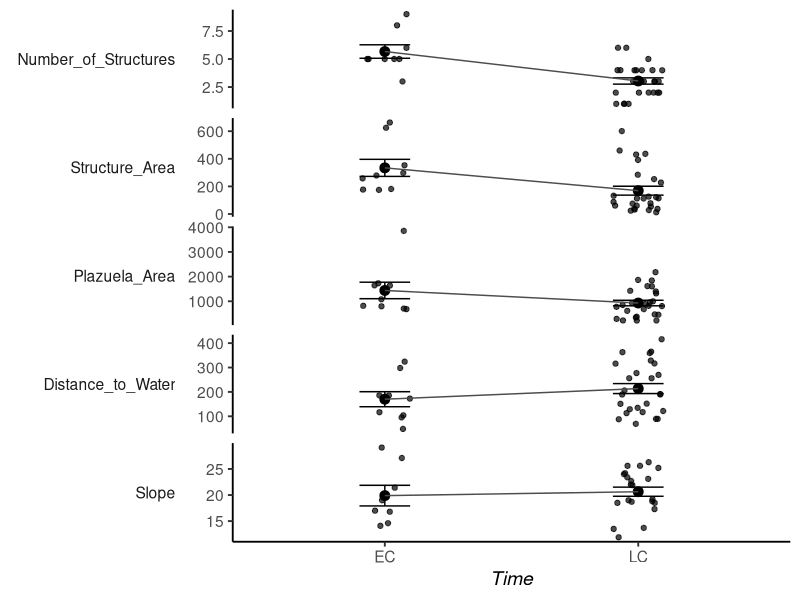
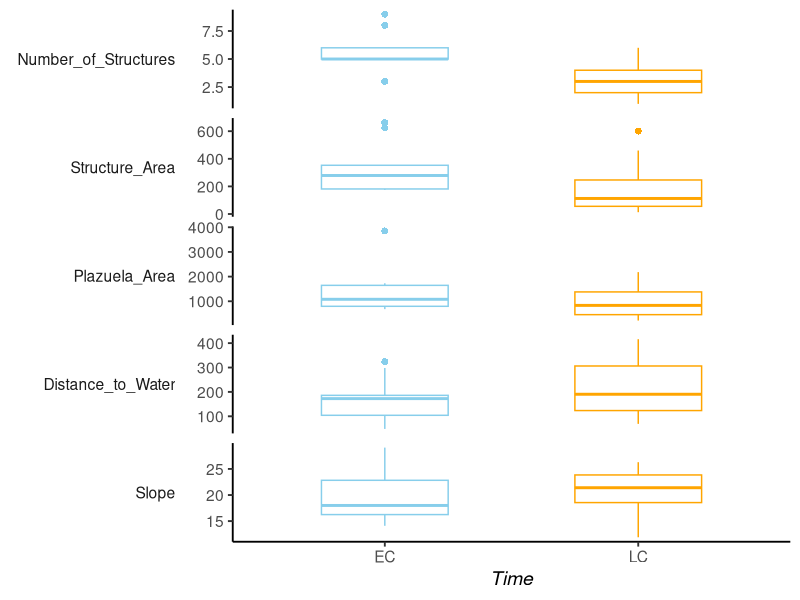

These figures' R source, in order: (Note: this script raises an error after producing the figures.)
#DESCRIPTIVE AND INFERENTIAL

# === Load Required Libraries ===
library(readxl)    # For reading Excel files
library(ggplot2)   # For creating plots and visualizations
library(dplyr)     # For data manipulation (filtering, mutating, etc.)
library(tidyr)     # For reshaping data (e.g., pivoting)

# === Load and Clean the Data ===
ix_data <- read_excel("MOESM14.xlsx")  # Load Excel spreadsheet containing raw data (ensure correct file path)

# Process and clean the data for plotting
ix_clean <- ix_data |>
  mutate(fnd = toupper(fnd)) |>                        # Convert the 'fnd' column (time periods) to uppercase for consistency
  filter(fnd %in% c("EC", "LC")) |>                    # Keep only Early Classic (EC) and Late Classic (LC) periods
  select(fnd,                                          # Select only the relevant variables needed for analysis
         Number_of_Structures = strs,                  # Rename 'strs' to 'Number_of_Structures'
         Structure_Area = str_area,                    # Rename 'str_area' to 'Structure_Area'
         Plazuela_Area = area,                         # Rename 'area' to 'Plazuela_Area'
         Distance_to_Water = h20,                      # Rename 'h20' to 'Distance_to_Water'
         Slope = zonal_slope)                          # Rename 'zonal_slope' to 'Slope'

# Reshape data from wide format to long format to prepare for faceted plotting
ix_long <- ix_clean |>
  pivot_longer(cols = -fnd,                            # Keep 'fnd' as the identifier column
               names_to = "Variable",                  # Combine all other columns into a new column called 'Variable'
               values_to = "Value")                    # The values from each variable go into a new column called 'Value'

# Set the order of variables to control their display order in plots
ix_long$Variable <- factor(ix_long$Variable,
                           levels = c("Number_of_Structures",
                                      "Structure_Area",
                                      "Plazuela_Area",
                                      "Distance_to_Water",
                                      "Slope"))

# === Create Human-Readable Labels for Y-Axis Facets ===
pretty_labels <- c(
  "Number_of_Structures" = "Number of Structures",
  "Structure_Area" = expression("Structure Area (m"^2*")"),          # Add units and use mathematical notation
  "Plazuela_Area" = expression("Plazuela Area (m"^2*")"),            # Same as above for Plazuela area
  "Distance_to_Water" = expression("Distance to water (m)"),         # Show that distance is in meters
  "Slope" = "Slope (degrees)"                                        # Indicate slope is measured in degrees
)

# === Ensure Variable column matches pretty label keys ===
ix_long$Variable <- factor(ix_long$Variable, levels = names(pretty_labels))

# === LEFT PANEL: Scatter (Jitter) Plot with Mean and Error Bars ===
p_left <- ggplot(ix_long, aes(x = fnd, y = Value)) +                 # Begin plotting: x = time period, y = value of variable
  geom_jitter(width = 0.1, alpha = 0.7, size = 1.5) +                 # Add individual data points with slight horizontal jitter for visibility
  stat_summary(fun = mean, geom = "point", size = 3, color = "black") +  # Overlay black dots showing the mean of each group
  stat_summary(fun.data = mean_se, geom = "errorbar", width = 0.2) +     # Add error bars showing standard error around mean
  stat_summary(fun = mean, geom = "line", aes(group = 1), color = "gray30") +  # Connect group means with a gray line
  facet_grid(rows = vars(Variable), switch = "y", scales = "free_y",         # Create vertical panels per variable
             labeller = labeller(Variable = pretty_labels)) +               # Use custom axis labels for each variable
  labs(x = expression(italic("Time")), y = NULL) +                          # Label x-axis as "Time" in italics; no y-axis label
  theme_classic(base_size = 14) +                                           # Apply a clean minimal theme
  theme(
    strip.placement = "outside",                                            # Move facet labels outside the plot
    strip.text.y.left = element_text(angle = 0, hjust = 1),                 # Make y-strip text horizontal and left-justified
    strip.background = element_blank()                                      # Remove background shading behind facet labels
  )

# === RIGHT PANEL: Transparent Boxplots Showing Distribution ===
p_right <- ggplot(ix_long, aes(x = fnd, y = Value)) +                # Same structure as left panel
  geom_boxplot(outlier.shape = 16, outlier.size = 2, width = 0.5,    # Draw boxplots, show outliers as small circles
               aes(color = fnd), fill = NA) +                        # Outline colored by time period, but box fill left transparent
  facet_grid(rows = vars(Variable), switch = "y", scales = "free_y",# Facet same as left panel
             labeller = labeller(Variable = pretty_labels)) +       
  labs(x = expression(italic("Time")), y = NULL) +                   # X-axis labeled "Time" in italics
  scale_color_manual(values = c("EC" = "skyblue", "LC" = "orange")) +# Set custom colors for EC and LC
  theme_classic(base_size = 14) +                                    # Apply classic theme for clean look
  theme(
    strip.placement = "outside",                                     # Move facet labels outside the plot
    strip.text.y.left = element_text(angle = 0, hjust = 1),          # Make y-strip text horizontal and left-justified
    strip.background = element_blank(),                              # Remove box around strip labels
    legend.position = "none"                                         # Hide legend (time period already shown on x-axis)
  )

# === Combine Both Plots Side-by-Side Using Patchwork Layout ===
final_plot <- p_left + p_right +                                    # Place left and right plots side by side
  plot_layout(ncol = 2, widths = c(1, 1)) &                          # Define layout with equal width columns
  theme(plot.margin = margin(5, 5, 5, 5))                            # Add consistent padding around entire figure

# === Display the Final Combined Figure ===
final_plot

# === OPTIONAL: Save Plot to File ===
# ggsave("Figure9_Recreation.png", final_plot, width = 10, height = 8, dpi = 300) 
# (Uncomment above line to save the figure as a high-resolution PNG)
